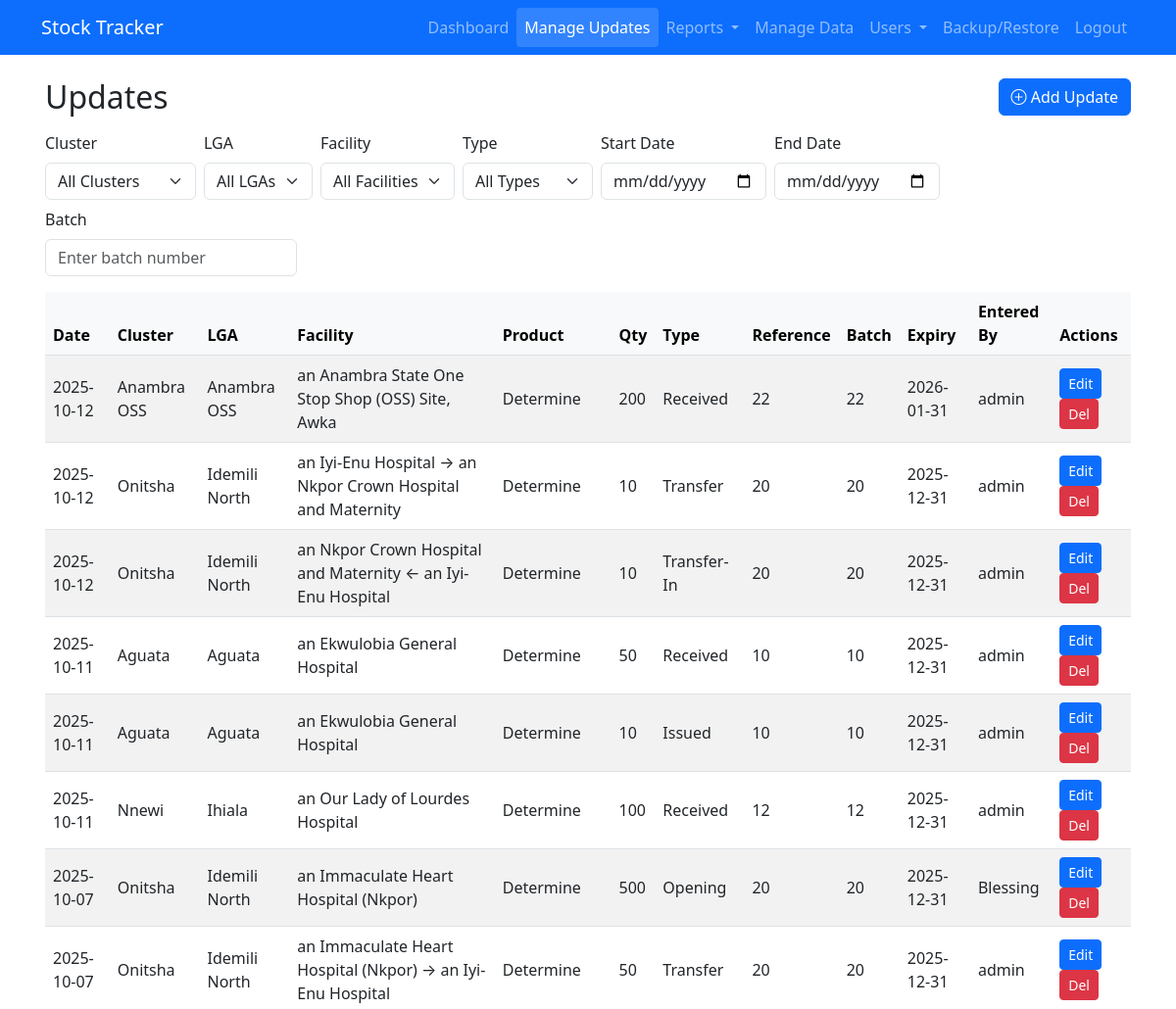
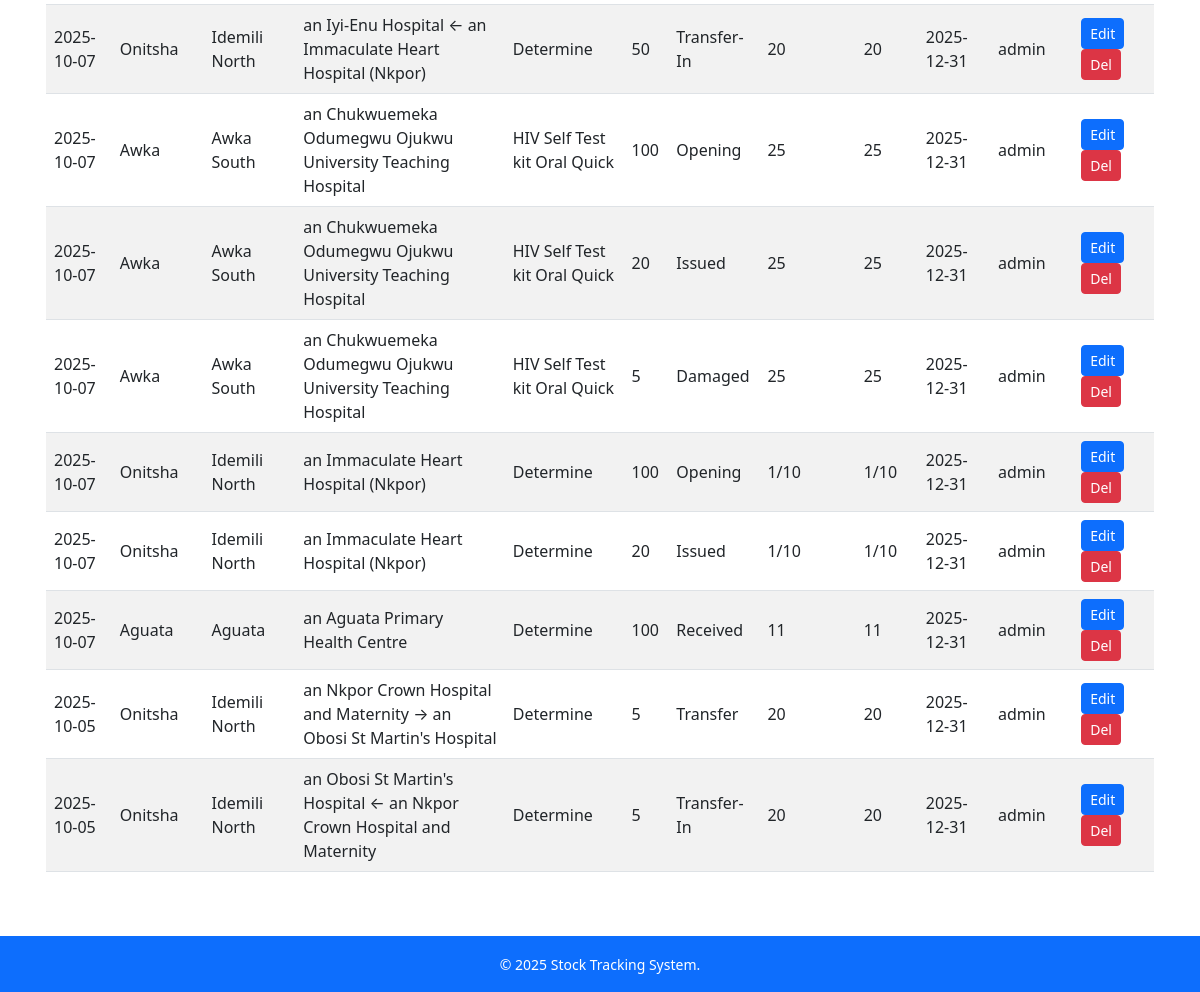
Page /transactions (signed in) on the earlier database version (2 pictures, top to bottom).
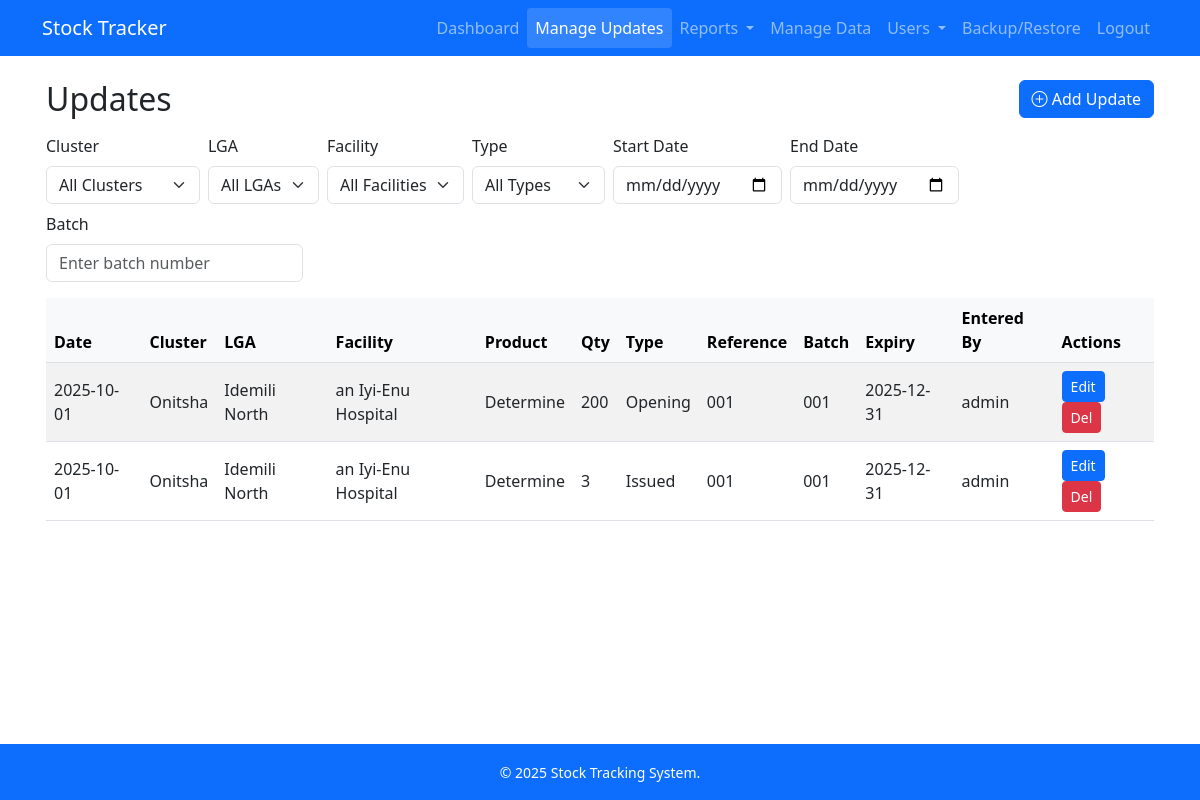
Same page on the later database version.
### models.py (models this page shows, shortened)
class StockTransaction(db.Model):
    id = db.Column(db.Integer, primary_key=True)
    facility_id = db.Column(db.Integer, db.ForeignKey('facility.id'), nullable=False)  # source facility
    product_id = db.Column(db.Integer, db.ForeignKey('product.id'), nullable=False)
    date = db.Column(db.Date, nullable=False, default=datetime.utcnow)
    quantity = db.Column(db.Integer, nullable=False)
    transaction_type = db.Column(db.String(20), nullable=False)
    reference_number = db.Column(db.String(50))
    batch_number = db.Column(db.String(50), nullable=True)
    expiry_date = db.Column(db.Date, nullable=True)
    entered_by = db.Column(db.String(120), nullable=True)
    created_at = db.Column(db.DateTime, default=datetime.utcnow)
    is_transfer_destination = db.Column(db.Boolean, default=False)
    destination_facility_id = db.Column(db.Integer, db.ForeignKey('facility.id'), nullable=True)
    comments = db.Column(db.Text)
    source_facility_id = db.Column(db.Integer, db.ForeignKey('facility.id'), nullable=True)
    facility = db.relationship(   # ✅ source facility
        'Facility',
        foreign_keys=[facility_id],
        backref='transactions_out'
    )
    destination_facility = db.relationship(
        'Facility',
        foreign_keys=[destination_facility_id],
        backref='transactions_in'
    )
    source_facility = db.relationship(  # ✅ new relationship for Transfer-In source
        'Facility',
        foreign_keys=[source_facility_id],
        backref='transactions_source'
    )

class Cluster(db.Model):
    id = db.Column(db.Integer, primary_key=True)
    name = db.Column(db.String(100), unique=True, nullable=False)
    lgas = db.relationship('LGA', backref='cluster', lazy=True)

class LGA(db.Model):
    id = db.Column(db.Integer, primary_key=True)
    name = db.Column(db.String(100), nullable=False)
    cluster_id = db.Column(db.Integer, db.ForeignKey('cluster.id'), nullable=False)
    facilities = db.relationship('Facility', backref='lga', lazy=True)

class Facility(db.Model):
    id = db.Column(db.Integer, primary_key=True)
    name = db.Column(db.String(150), nullable=False)
    lga_id = db.Column(db.Integer, db.ForeignKey('lga.id'), nullable=False)
    newdpt_orgunitid = db.Column(db.String(100), nullable=True)
    facility_products = db.relationship('FacilityProduct', backref='facility', lazy=True)

class Product(db.Model):
    id = db.Column(db.Integer, primary_key=True)
    name = db.Column(db.String(120), nullable=False)
    unit = db.Column(db.String(30))
    facility_products = db.relationship('FacilityProduct', backref='product', lazy=True)
    transactions = db.relationship('StockTransaction', backref='product', lazy=True)

### app.py (the view)
@app.route('/transactions')
@restrict_scope
def transactions():
    from datetime import datetime
    from sqlalchemy.orm import aliased
    FacilityDest = aliased(Facility)
    FacilitySource = aliased(Facility)
    start_date = request.args.get('start_date')
    end_date = request.args.get('end_date')
    transaction_types = ['Received', 'Opening', 'Transfer-In','Issued', 'Lost', 'Damaged', 'Expired', 'Transfer','Adjusted']
    selected_transaction_type = request.args.get("transaction_type", "")
    batch_number = request.args.get('batch_number', '').strip()
    query = db.session.query(
        StockTransaction.id,
        StockTransaction.date,
        StockTransaction.quantity,
        StockTransaction.transaction_type,
        StockTransaction.reference_number,
        StockTransaction.batch_number,
        StockTransaction.expiry_date,
        StockTransaction.entered_by,
        Facility.id.label('facility_id'),
        Facility.name.label('facility'),
        FacilityDest.id.label('destination_facility_id'),
        FacilityDest.name.label('destination_facility'),
        FacilitySource.id.label('source_facility_id'),
        FacilitySource.name.label('source_facility'),
        LGA.id.label('lga_id'),
        LGA.name.label('lga'),
        Cluster.id.label('cluster_id'),
        Cluster.name.label('cluster'),
        Product.name.label('product')
    ).join(Facility, StockTransaction.facility_id == Facility.id) \
     .outerjoin(FacilityDest, StockTransaction.destination_facility_id == FacilityDest.id) \
     .outerjoin(FacilitySource, StockTransaction.source_facility_id == FacilitySource.id) \
     .join(LGA, Facility.lga_id == LGA.id) \
     .join(Cluster, LGA.cluster_id == Cluster.id) \
     .join(Product, StockTransaction.product_id == Product.id) \
     .filter(
         (g.cluster_id is None or LGA.cluster_id == g.cluster_id),
         (g.lga_id is None or Facility.lga_id == g.lga_id),
         (g.facility_id is None or StockTransaction.facility_id == g.facility_id)
     )
    if batch_number:
        query = query.filter(StockTransaction.batch_number.ilike(f"%{batch_number}%"))
    if selected_transaction_type:
        query = query.filter(StockTransaction.transaction_type == selected_transaction_type)
    if start_date:
        try:
            start = datetime.strptime(start_date, "%Y-%m-%d").date()
            query = query.filter(StockTransaction.date >= start)
        except ValueError:
            pass
    if end_date:
        try:
            end = datetime.strptime(end_date, "%Y-%m-%d").date()
            query = query.filter(StockTransaction.date <= end)
        except ValueError:
            pass
    transactions = query.order_by(StockTransaction.date.desc()).all()
    clusters, lgas, facilities = get_dropdowns(g.cluster_id, g.lga_id, g.facility_id)
    return render_template(
        'transactions.html',
        transactions=transactions,
        clusters=clusters,
        lgas=lgas,
        facilities=facilities,
        selected_cluster=g.cluster_id,
        selected_lga=g.lga_id,
        selected_facility=g.facility_id,
        transaction_types=transaction_types,
        selected_transaction_type=selected_transaction_type,
        start_date=start_date,
        end_date=end_date,
        batch_number=batch_number
    )

### app.py (called while the page is built)
@login_manager.user_loader
def load_user(user_id):
    return User.query.get(int(user_id))

### auth/scope_utils.py (called while the page is built, shortened)
def get_user_scope_filters(cluster_id=None, lga_id=None, facility_id=None):
    if current_user.role in ['super', 'admin']:
        return cluster_id, lga_id, facility_id

def restrict_scope(f):
    @wraps(f)
    def wrapper(*args, **kwargs):
        cluster_id = request.args.get("cluster", type=int)
        lga_id = request.args.get("lga", type=int)
        facility_id = request.args.get("facility", type=int)
        g.cluster_id, g.lga_id, g.facility_id = get_user_scope_filters(
            cluster_id, lga_id, facility_id
        )
        return f(*args, **kwargs)
    return wrapper

### templates/transactions.html (shortened to what this page needs)
{% extends "base.html" %}
{% block content %}
<div class="d-flex justify-content-between align-items-center mb-3">
  <h2 class="mb-0">Updates</h2>
  <a href="{{ url_for('add_transaction') }}" class="btn btn-primary">
    <i class="bi bi-plus-circle"></i> Add Update
  </a>
</div>
<form method="get" class="row g-2 mb-3" id="filtersForm">
  <div class="col-lg-auto">
    <label class="form-label">Cluster</label>
    <select name="cluster" class="form-select" onchange="document.getElementById('filtersForm').submit()">
      <option value="">All Clusters</option>
    </select>
  </div>
  <div class="col-lg-auto">
    <label class="form-label">LGA</label>
    <select name="lga" class="form-select" onchange="document.getElementById('filtersForm').submit()">
      <option value="">All LGAs</option>
    </select>
  </div>
  <div class="col-lg-auto">
    <label class="form-label">Facility</label>
    <select name="facility" class="form-select" onchange="document.getElementById('filtersForm').submit()">
      <option value="">All Facilities</option>
    </select>
  </div>
  <div class="col-lg-auto">
    <label class="form-label">Type</label>
    <select name="transaction_type" class="form-select" onchange="document.getElementById('filtersForm').submit()">
      <option value="">All Types</option>
    </select>
  </div>
  <div class="col-lg-auto">
    <label class="form-label">Start Date</label>
    <input
      type="date"
      name="start_date"
      class="form-control"
      value="{{ request.args.get('start_date', '') }}"
      onchange="document.getElementById('filtersForm').submit()"
    >
  </div>
  <div class="col-lg-auto">
    <label class="form-label">End Date</label>
    <input
      type="date"
      name="end_date"
      class="form-control"
      value="{{ request.args.get('end_date', '') }}"
      onchange="document.getElementById('filtersForm').submit()"
    >
  </div>
  <div class="col-lg-auto">
    <label class="form-label">Batch</label>
    <input
      type="text"
      name="batch_number"
      class="form-control"
      placeholder="Enter batch number"
      value="{{ request.args.get('batch_number', '') }}"
      onchange="document.getElementById('filtersForm').submit()"
    >
  </div>
</form>
<div class="table-responsive">
<table class="table table-striped align-middle">
  <thead class="table-light">
    <tr>
      <th>Date</th>
      <th>Cluster</th>
      <th>LGA</th>
      <th>Facility</th>
      <th>Product</th>
      <th>Qty</th>
      <th>Type</th>
      <th>Reference</th>
      <th>Batch</th>
      <th>Expiry</th>
      <th>Entered By</th>
      <th>Actions</th>
    </tr>
  </thead>
  <tbody>
    {% for tx in transactions %}
    <tr>
      <td>{{ tx.date }}</td>
      <td>{{ tx.cluster }}</td>
      <td>{{ tx.lga }}</td>
      <td>
        {% if tx.transaction_type == "Transfer" %}
          {{ tx.facility }} → {{ tx.destination_facility or "N/A" }}
        {% elif tx.transaction_type == "Transfer-In" %}
          {{ tx.facility }} ← {{ tx.source_facility or "N/A" }}
        {% else %}
          {{ tx.facility }}
        {% endif %}
      </td>
      <td>{{ tx.product }}</td>
      <td>{{ tx.quantity }}</td>
      <td>{{ tx.transaction_type }}</td>
      <td>{{ tx.reference_number }}</td>
      <td>{{ tx.batch_number }}</td>
      <td>{{ tx.expiry_date }}</td>
      <td>{{ tx.entered_by }}</td>
      <td>
        {% if tx.transaction_type != 'Transfer-In' or current_user.role == 'super' %}
            <a href="{{ url_for('edit_transaction', id=tx.id) }}" class="btn btn-sm btn-primary">Edit</a>
            <form action="{{ url_for('delete_transaction', id=tx.id) }}" method="post" style="display:inline;"
                  onsubmit="return confirm('Are you sure?');">
              <button type="submit" class="btn btn-sm btn-danger">Del</button>
            </form>
        {% endif %}
      </td>
    </tr>
    {% endfor %}
  </tbody>
</table>
</div>
{% endblock %}

### templates/base.html (shortened to what this page needs)
<!doctype html>
<html lang="en">
<head>
    <link rel="stylesheet" href="https://cdn.jsdelivr.net/npm/bootstrap@5.3.0/dist/css/bootstrap.min.css">
    <link rel="stylesheet" href="https://cdn.datatables.net/1.13.6/css/jquery.dataTables.min.css">
    <link rel="stylesheet" href="https://cdn.datatables.net/responsive/2.5.0/css/responsive.dataTables.min.css">
    <link rel="stylesheet" href="https://cdn.jsdelivr.net/npm/bootstrap-icons@1.10.5/font/bootstrap-icons.css">
</head>
<body class="d-flex flex-column min-vh-100">
  <nav class="navbar navbar-expand-lg navbar-dark bg-primary">
    <div class="container">
      <a class="navbar-brand" href="{{ url_for('index') }}">Stock Tracker</a>
      <div class="collapse navbar-collapse" id="navbarNav">
        <ul class="navbar-nav ms-auto">
            {% if current_user.is_authenticated %}
            <li class="nav-item">
              <a class="nav-link {% if request.endpoint == 'dashboard.dashboard_home' %}active{% endif %}"
                href="{{ url_for('dashboard.dashboard_home') }}">Dashboard</a>
            </li>
            <li class="nav-item">
              <a class="nav-link {% if request.endpoint == 'transactions' %}active{% endif %}"
                href="{{ url_for('transactions') }}">Manage Updates</a>
            </li>
            <li class="nav-item dropdown">
              <a class="nav-link dropdown-toggle {% if request.endpoint.startswith('report') or request.endpoint.startswith('reporting_bp') %}active{% endif %}"
                href="#" role="button" data-bs-toggle="dropdown" aria-expanded="false">
                Reports
              </a>
            </li>
            {% if current_user.role == 'super' %}
              <li class="nav-item">
                <a class="nav-link {% if request.endpoint == 'admin.manage_data' %}active{% endif %}"
                  href="{{ url_for('admin.manage_data') }}">Manage Data</a>
              </li>
            {% endif %}
            {% if current_user.role == 'super' %}
              <li class="nav-item dropdown">
                <a class="nav-link dropdown-toggle {% if 'auth' in request.endpoint %}active{% endif %}" href="#" role="button" data-bs-toggle="dropdown" aria-expanded="false">
                  Users
                </a>
              </li>
                  <li class="nav-item"><a class="nav-link {% if request.path.startswith(url_for('backup.backup_page')) %}active{% endif %}" href="{{ url_for('backup.backup_page') }}">Backup/Restore</a></li>
            {% endif %}
            <li class="nav-item">
              <a class="nav-link" href="{{ url_for('auth.logout') }}">Logout</a>
            </li>
          {% else %}
            <li class="nav-item">
              <a class="nav-link {% if request.endpoint == 'auth.login' %}active{% endif %}" href="{{ url_for('auth.login') }}">Login</a>
            </li>
          {% endif %}
        </ul>
      </div>
    </div>
  </nav>
  <main class="flex-fill container mt-4 content-wrapper">
      {% block content %}{% endblock %}
  </main>
  <footer class="bg-primary text-white text-center py-3 mt-auto">
      <div class="container">
          <small>&copy; {{ current_year or 2025 }} Stock Tracking System. </small>
      </div>
  </footer>
</body>
</html>

### templates/base.html (style rules this page uses)
.nav-link.active { background-color: #007bff !important; color: #fff !important; border-radius: 0.25rem; }
.content-wrapper { margin-bottom: 3rem; padding-left: 1rem; padding-right: 1rem; }
.navbar .nav-link.active { background-color: rgba(255, 255, 255, 0.15) !important; color: #fff !important; }

Differences in the rows shown:
removed StockTransaction: date "2025-10-12", cluster "Anambra OSS", lga "Anambra OSS", facility "an Anambra State One Stop Shop (OSS) Site, Awka", product "Determine", quantity "200", transaction_type "Received", reference_number "22", batch_number "22", expiry_date "2026-01-31", entered_by "admin"
removed StockTransaction: date "2025-10-12", cluster "Onitsha", lga "Idemili North", facility "an Iyi-Enu Hospital", name "an Nkpor Crown Hospital and Maternity", product "Determine", quantity "10", transaction_type "Transfer", reference_number "20", batch_number "20", expiry_date "2025-12-31", entered_by "admin"
removed StockTransaction: date "2025-10-12", cluster "Onitsha", lga "Idemili North", facility "an Nkpor Crown Hospital and Maternity", name "an Iyi-Enu Hospital", product "Determine", quantity "10", transaction_type "Transfer-In", reference_number "20", batch_number "20", expiry_date "2025-12-31", entered_by "admin"
removed StockTransaction: date "2025-10-11", cluster "Aguata", lga "Aguata", facility "an Ekwulobia General Hospital", product "Determine", quantity "50", transaction_type "Received", reference_number "10", batch_number "10", expiry_date "2025-12-31", entered_by "admin"
removed StockTransaction: date "2025-10-11", cluster "Aguata", lga "Aguata", facility "an Ekwulobia General Hospital", product "Determine", quantity "10", transaction_type "Issued", reference_number "10", batch_number "10", expiry_date "2025-12-31", entered_by "admin"
removed StockTransaction: date "2025-10-11", cluster "Nnewi", lga "Ihiala", facility "an Our Lady of Lourdes Hospital", product "Determine", quantity "100", transaction_type "Received", reference_number "12", batch_number "12", expiry_date "2025-12-31", entered_by "admin"
removed StockTransaction: date "2025-10-07", cluster "Onitsha", lga "Idemili North", facility "an Immaculate Heart Hospital (Nkpor)", product "Determine", quantity "500", transaction_type "Opening", reference_number "20", batch_number "20", expiry_date "2025-12-31", entered_by "Blessing"
removed StockTransaction: date "2025-10-07", cluster "Onitsha", lga "Idemili North", facility "an Immaculate Heart Hospital (Nkpor)", name "an Iyi-Enu Hospital", product "Determine", quantity "50", transaction_type "Transfer", reference_number "20", batch_number "20", expiry_date "2025-12-31", entered_by "admin"
removed StockTransaction: date "2025-10-07", cluster "Onitsha", lga "Idemili North", facility "an Iyi-Enu Hospital", name "an Immaculate Heart Hospital (Nkpor)", product "Determine", quantity "50", transaction_type "Transfer-In", reference_number "20", batch_number "20", expiry_date "2025-12-31", entered_by "admin"
removed StockTransaction: date "2025-10-07", cluster "Awka", lga "Awka South", facility "an Chukwuemeka Odumegwu Ojukwu University Teaching Hospital", product "HIV Self Test kit Oral Quick", quantity "100", transaction_type "Opening", reference_number "25", batch_number "25", expiry_date "2025-12-31", entered_by "admin"
removed StockTransaction: date "2025-10-07", cluster "Awka", lga "Awka South", facility "an Chukwuemeka Odumegwu Ojukwu University Teaching Hospital", product "HIV Self Test kit Oral Quick", quantity "20", transaction_type "Issued", reference_number "25", batch_number "25", expiry_date "2025-12-31", entered_by "admin"
removed StockTransaction: date "2025-10-07", cluster "Awka", lga "Awka South", facility "an Chukwuemeka Odumegwu Ojukwu University Teaching Hospital", product "HIV Self Test kit Oral Quick", quantity "5", transaction_type "Damaged", reference_number "25", batch_number "25", expiry_date "2025-12-31", entered_by "admin"
removed StockTransaction: date "2025-10-07", cluster "Onitsha", lga "Idemili North", facility "an Immaculate Heart Hospital (Nkpor)", product "Determine", quantity "100", transaction_type "Opening", reference_number "1/10", batch_number "1/10", expiry_date "2025-12-31", entered_by "admin"
removed StockTransaction: date "2025-10-07", cluster "Onitsha", lga "Idemili North", facility "an Immaculate Heart Hospital (Nkpor)", product "Determine", quantity "20", transaction_type "Issued", reference_number "1/10", batch_number "1/10", expiry_date "2025-12-31", entered_by "admin"
removed StockTransaction: date "2025-10-07", cluster "Aguata", lga "Aguata", facility "an Aguata Primary Health Centre", product "Determine", quantity "100", transaction_type "Received", reference_number "11", batch_number "11", expiry_date "2025-12-31", entered_by "admin"
removed StockTransaction: date "2025-10-05", cluster "Onitsha", lga "Idemili North", facility "an Nkpor Crown Hospital and Maternity", name "an Obosi St Martin's Hospital", product "Determine", quantity "5", transaction_type "Transfer", reference_number "20", batch_number "20", expiry_date "2025-12-31", entered_by "admin"
removed StockTransaction: date "2025-10-05", cluster "Onitsha", lga "Idemili North", facility "an Obosi St Martin's Hospital", name "an Nkpor Crown Hospital and Maternity", product "Determine", quantity "5", transaction_type "Transfer-In", reference_number "20", batch_number "20", expiry_date "2025-12-31", entered_by "admin"
added StockTransaction: date "2025-10-01", cluster "Onitsha", lga "Idemili North", facility "an Iyi-Enu Hospital", product "Determine", quantity "200", transaction_type "Opening", reference_number "001", batch_number "001", expiry_date "2025-12-31", entered_by "admin"
added StockTransaction: date "2025-10-01", cluster "Onitsha", lga "Idemili North", facility "an Iyi-Enu Hospital", product "Determine", quantity "3", transaction_type "Issued", reference_number "001", batch_number "001", expiry_date "2025-12-31", entered_by "admin"
